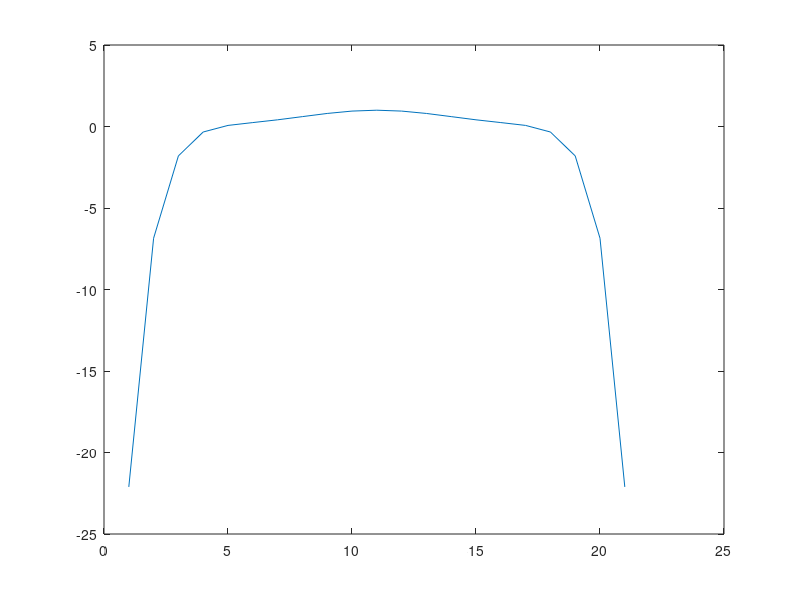

Recreate this plot in MATLAB.
clc
clear all
close all
t=-10:1:10;
m=0;
b=3;
N=10;
c=[-1 +3 -15 +105 -945]
X=zeros(floor(N./2)+1,size(t(:),1));
X(1,:)=1;
for n=2:2:N
    X(floor(n./2)+1,:)=(1./factorial(n)).*(c(n/2)./(b^n)).*(t-m).^n;
end
x=sum(X,1);
plot(x)




